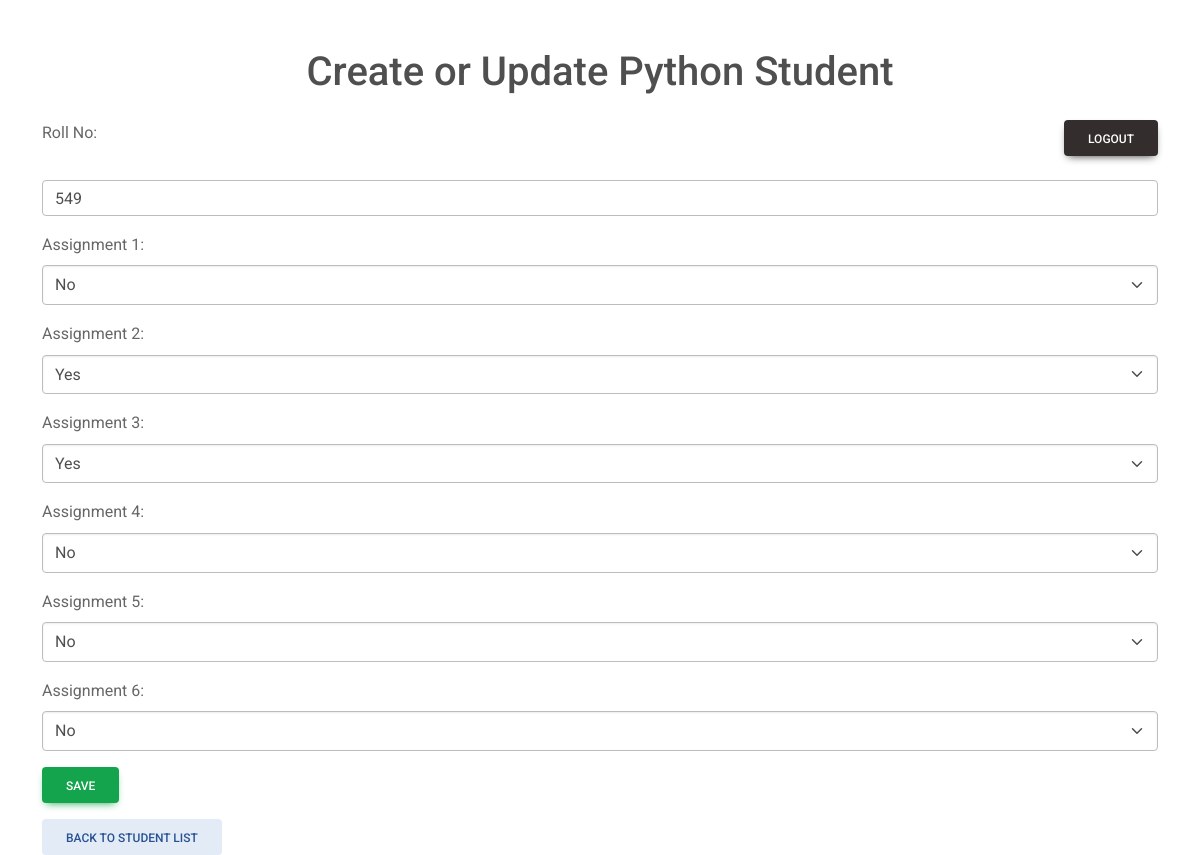
Screenshot of /python/students/549/update/ (signed in) with the database file from the repository.
### home/models.py (models this page shows)
class Student(models.Model):
    assignment_choices = [
        ('yes', 'Yes'),
        ('no', 'No'),
    ]
    roll_no = models.CharField(max_length=10, primary_key=True)  # Change to CharField
    assignment1 = models.CharField(max_length=3, choices=assignment_choices, default='no')
    assignment2 = models.CharField(max_length=3, choices=assignment_choices, default='no')
    assignment3 = models.CharField(max_length=3, choices=assignment_choices, default='no')
    assignment4 = models.CharField(max_length=3, choices=assignment_choices, default='no')
    assignment5 = models.CharField(max_length=3, choices=assignment_choices, default='no')
    assignment6 = models.CharField(max_length=3, choices=assignment_choices, default='no')
    class Meta:
        verbose_name = 'Python Student'
        verbose_name_plural = 'Python Students'

### home/views.py (the view, shortened to what this page needs)
# urls.py: path('python/students/<str:roll_no>/update/', views.python_student_update, name='python_student_update'),
@login_required(login_url='login')
def python_student_update(request, roll_no):
    student = get_object_or_404(Student, roll_no=roll_no)
    return render(request, 'python_student_form.html', {'student': student})

### templates/python_student_form.html (shortened to what this page needs)
<!DOCTYPE html>
<html lang="en">
<head>
    <link href="https://cdn.jsdelivr.net/npm/bootstrap@5.3.2/dist/css/bootstrap.min.css" rel="stylesheet" />
    <link href="https://cdnjs.cloudflare.com/ajax/libs/font-awesome/6.4.0/css/all.min.css" rel="stylesheet" />
    <link href="https://cdnjs.cloudflare.com/ajax/libs/mdb-ui-kit/6.4.1/mdb.min.css" rel="stylesheet" />
</head>
<body>
    <div class="container mt-5">
        <h1 class="text-center mb-4">Create or Update Python Student</h1>
        <a href="{% url 'logout' %}" class="btn btn-dark mb-4 float-end">Logout</a>
        <form method="post">
            <div class="mb-3">
                <label for="roll_no" class="form-label">Roll No:</label>
                <input type="text" class="form-control" name="roll_no" id="roll_no" value="{{ student.roll_no|default:'' }}" required />
            </div>
            <div class="mb-3">
                <label for="assignment1" class="form-label">Assignment 1:</label>
                <select class="form-select" name="assignment1" id="assignment1" required>
                    <option value="no" {% if student.assignment1 != 'yes' %}selected{% endif %}>No</option>
                </select>
            </div>
            <div class="mb-3">
                <label for="assignment2" class="form-label">Assignment 2:</label>
                <select class="form-select" name="assignment2" id="assignment2" required>
                    <option value="yes" {% if student.assignment2 == 'yes' %}selected{% endif %}>Yes</option>
                </select>
            </div>
            <div class="mb-3">
                <label for="assignment3" class="form-label">Assignment 3:</label>
                <select class="form-select" name="assignment3" id="assignment3" required>
                    <option value="yes" {% if student.assignment3 == 'yes' %}selected{% endif %}>Yes</option>
                </select>
            </div>
            <div class="mb-3">
                <label for="assignment4" class="form-label">Assignment 4:</label>
                <select class="form-select" name="assignment4" id="assignment4" required>
                    <option value="no" {% if student.assignment4 != 'yes' %}selected{% endif %}>No</option>
                </select>
            </div>
            <div class="mb-3">
                <label for="assignment5" class="form-label">Assignment 5:</label>
                <select class="form-select" name="assignment5" id="assignment5" required>
                    <option value="no" {% if student.assignment5 != 'yes' %}selected{% endif %}>No</option>
                </select>
            </div>
            <div class="mb-3">
                <label for="assignment6" class="form-label">Assignment 6:</label>
                <select class="form-select" name="assignment6" id="assignment6" required>
                    <option value="no" {% if student.assignment6 != 'yes' %}selected{% endif %}>No</option>
                </select>
            </div>
            <button type="submit" class="btn btn-success">Save</button>
        </form>
        <a href="{% url 'python_student_list' %}" class="btn btn-secondary mt-3">Back to Student List</a>
    </div>
</body>
</html>

### templates/python_student_form.html (style rules this page uses)
form select { margin-bottom: 12px; }

### rows the page displays
Student: roll_no "549", assignment1 "No", assignment2 "Yes", assignment3 "Yes", assignment4 "No", assignment5 "No", assignment6 "No"
